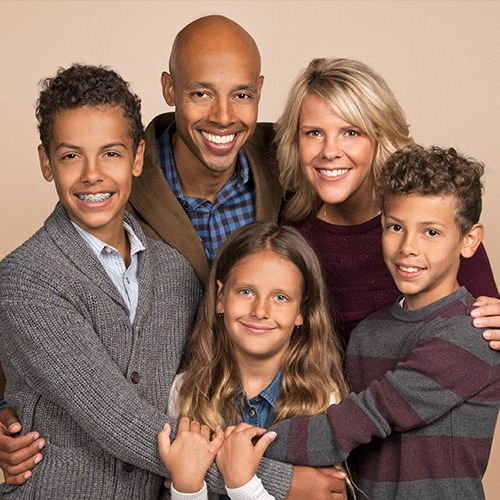
#> input picture Python/sample python opencvcodes/1.jpeg, 500 x 500 px
$ python ten.py   (older library calls are emulated)
#> lines starting #> are read from the running program, lines starting #| are printed output that depends on the picture; after the words box and inside, x2 and y2 are one past the last pixel; in counts of white or black regions, pixels touching at a corner belong together
import cv2 #importing module opencv
import numpy as np

img=cv2.imread('1.jpeg')
#> img is the input picture: shape (500, 500, 3); mean B, G, R 98.6, 112.4, 140.7

gray= cv2.cvtColor(img, cv2.COLOR_BGR2GRAY)
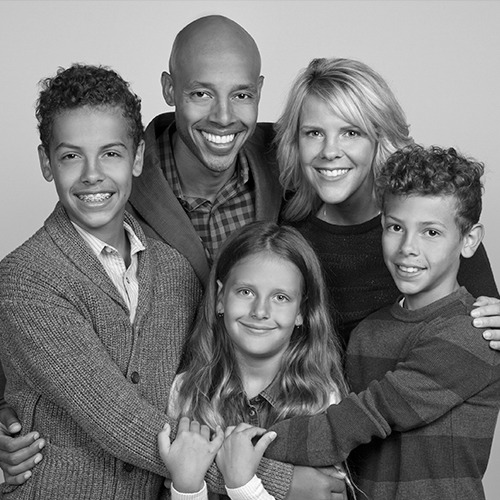
#> gray: shape (500, 500); min 0, max 255, mean 119.3

ret, thresh = cv2.threshold(gray, 127, 255, cv2.THRESH_BINARY)
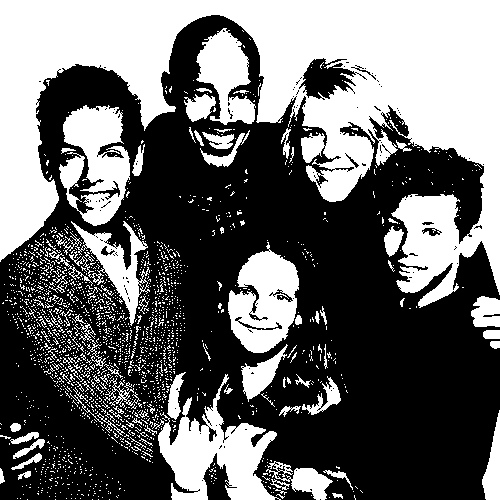
#> thresh: shape (500, 500); 41.7% white; 1874 white regions (1776 under 20 px)

ret, contours, hierarchy = cv2.findContours(thresh, cv2.RETR_TREE, cv2.CHAIN_APPROX_SIMPLE)
#> contours = 2254 contours, 2184 with area under 20; largest, box (x1, y1, x2, y2) and area: (0, 0, 500, 308) 65672, (158, 374, 281, 500) 6341, (228, 242, 299, 353) 5027, (59, 105, 130, 226) 4911, (196, 28, 256, 125) 3103

cv2.drawContours(img, contours, -1, (0,0,255),3)
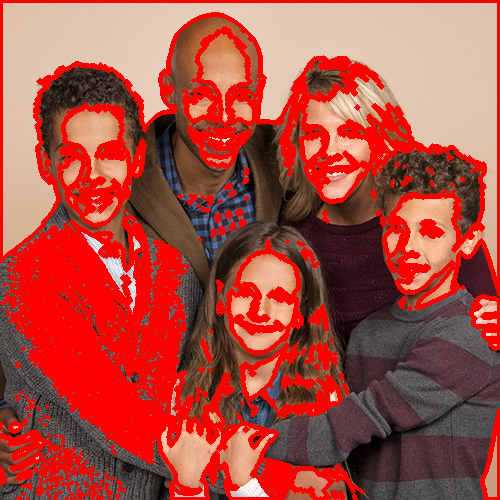
#> img: shape (500, 500, 3); mean B, G, R 67.4, 76.8, 172.6

cv2.imshow('Contours',img)
cv2.imshow('Binary',thresh)
